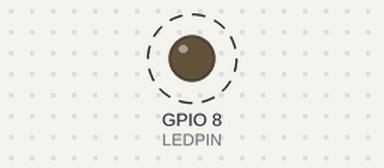
This program was run on a simulated ESP32-C3. Parts: output pins drawn as LEDs (lit = HIGH). Dashed ring = blinking. What the program prints to the serial monitor is not drawn.

Above: at 0.5 s.
Timing chart, 0 to 4.6 s (numbered marks = the images above):
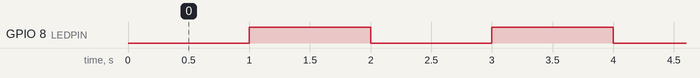

Measured:
- by itself, GPIO 8 (LEDPIN): alternates HIGH for 1.0 s and LOW for 1.0 s

The program:

main.cpp
```cpp
// Blinky example for the esp32-c3 mini
// featuring Serial output aswell!

#include <Arduino.h>

#define LEDPIN 8

// put function declarations here:
int myFunction(int, int);

void setup() {
  // put your setup code here, to run once:
  int result = myFunction(2, 3);
  Serial.begin(115200);
  while(!Serial){;} // wait for serial connection to start! can also use delay(500) to give serial time to start
  pinMode(LEDPIN,OUTPUT); // macro for boards with built in LEDs
}

void loop() {
  // put your main code here, to run repeatedly:
  delay(1000);
  Serial.println("Hello World!");
  digitalWrite(LEDPIN,1);
  delay(1000);
  digitalWrite(LEDPIN,0);
}

// put function definitions here:
int myFunction(int x, int y) {
  return x + y;
}
```
